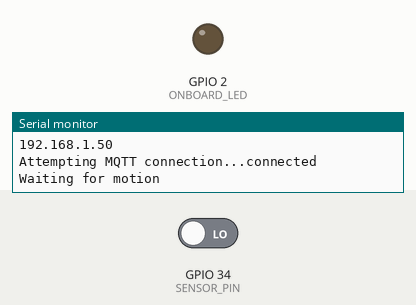
The sketch below on a simulated ESP32. Parts: output pins drawn as LEDs (lit = HIGH), the last lines printed to the serial monitor. The inputs (shaded band) are chosen by the test bench; at power-on: GPIO 34 (SENSOR_PIN) LOW. WiFi joins after 1.5 s; servers stay silent unless stated; no MQTT or app messages arrive unless stated.

Above: at 2.7 s.
2.8 s: GPIO 34 (SENSOR_PIN) driven HIGH
At 4.0 s:
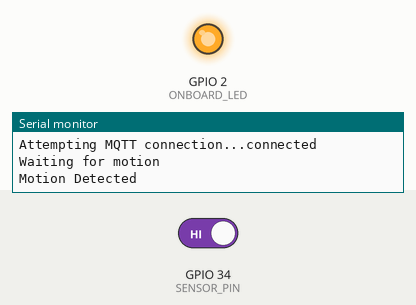
4.3 s: GPIO 34 (SENSOR_PIN) driven LOW
At 5.4 s:
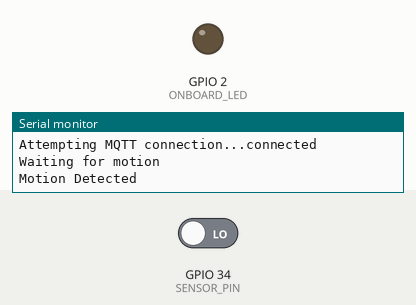
Timing chart, 0 to 7.3 s (numbered marks = the images above; inputs shaded):
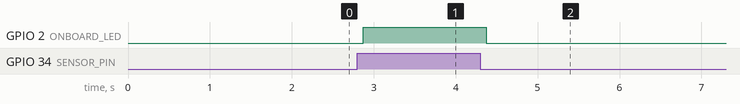

Measured:
- after the input at 2.8 s, GPIO 2 (ONBOARD_LED): LOW → HIGH after 0.07 s
- after the input at 4.3 s, GPIO 2 (ONBOARD_LED): HIGH → LOW after 0.07 s

The sketch:

rcwl-0516-motion-sensor.ino
```cpp
#include <WiFi.h>
#include <PubSubClient.h>
/************ WIFI and MQTT INFORMATION (CHANGE THESE FOR YOUR SETUP) ******************/
#define WIFI_SSID "" //type your WIFI information inside the quotes
#define WIFI_PASSWORD ""

#define MQTT_SERVER "192.168.1.1"
#define MQTT_USER ""
#define MQTT_PASSWORD ""
#define MQTT_PORT 1883

#define SENSORNAME "RCWL-0516-Motion-1"

/**************************** PIN DEFINITIONS ********************************************/
#define SENSOR_PIN 34
#define ONBOARD_LED  2

boolean flag = false;
WiFiClient espClient;
PubSubClient client(espClient);

void setup() {

  Serial.begin(115200);

  pinMode(SENSOR_PIN, INPUT);
  pinMode(ONBOARD_LED, OUTPUT);
  Serial.begin(115200);
  delay(10);
  setup_wifi();
  setup_mqtt();
  connect_mqtt();
  Serial.println("Waiting for motion");
}


/********************************** START MAIN LOOP***************************************/
void loop() {
  boolean movementSensed = digitalRead(SENSOR_PIN);

  if((movementSensed) && (!flag))
  {
    digitalWrite(ONBOARD_LED, HIGH);
    Serial.println("Motion Detected");
    flag = true;
  }

  if(!movementSensed)
  {
    digitalWrite(ONBOARD_LED, LOW);
    flag = false;
  }
  delay(100);
}

void setup_wifi() {

  delay(10);
  Serial.println();
  Serial.print("Connecting to ");
  Serial.println(WIFI_SSID);

  WiFi.mode(WIFI_STA);
  WiFi.begin(WIFI_SSID, WIFI_PASSWORD);

  while (WiFi.status() != WL_CONNECTED) {
    delay(500);
    Serial.print(".");
  }

  Serial.println("");
  Serial.println("WiFi connected");
  Serial.println("IP address: ");
  Serial.println(WiFi.localIP());
}

void callback_mqtt(char* topic, byte* payload, unsigned int length) {
  Serial.print("Message arrived [");
  Serial.print(topic);
  Serial.print("] ");
}

void setup_mqtt() {
  client.setServer(MQTT_SERVER, MQTT_PORT);
  client.setCallback(callback_mqtt);

}

void connect_mqtt() {
  while (!client.connected()) {
    Serial.print("Attempting MQTT connection...");
    // Attempt to connect
    if (client.connect(SENSORNAME, MQTT_USER, MQTT_PASSWORD)) {
      Serial.println("connected");
      //sendState();
    } else {
      Serial.print("failed, rc=");
      Serial.print(client.state());
      Serial.println(" try again in 5 seconds");
      delay(5000);
    }
  }
}
```
